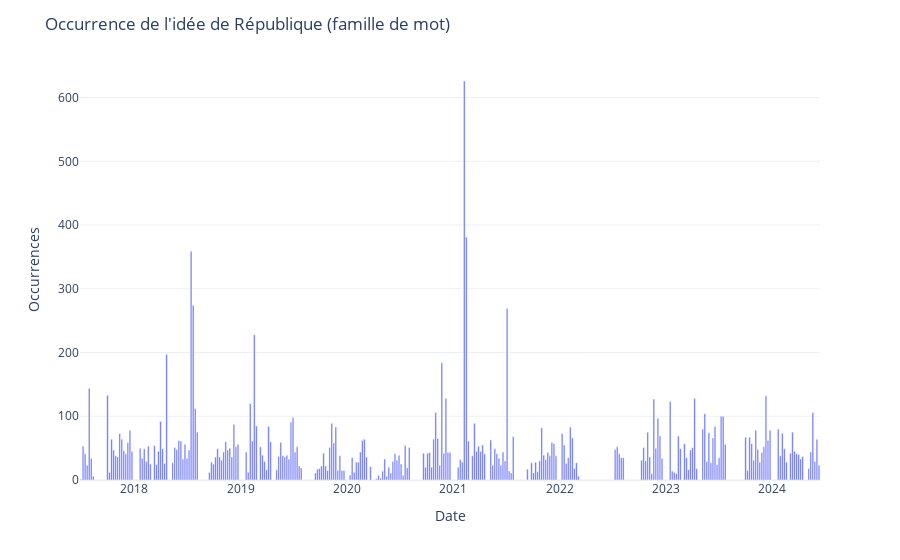

Notebook code for this chart:
### Markdown cell above
#### Sur corpus intégrale par semaine

### Code cell
fig_time = px.bar(df.resample("W", on="dateSeance_day").size())

fig_time.update_layout(
    title="Occurrence de l'idée de République (famille de mot)",  # ajouter un titre
    xaxis_title="Date",
    yaxis_title="Occurrences",  # renommer les étiquettes d'axes
    template="plotly_white",  # changer le style du graphique
    showlegend=False,
)  # masquer la légende

# Afficher le graphique
fig_time.show()

### Figure 1 — Plotly figure (JSON) as saved in the notebook; plotly's stock layout.template omitted (floating-point values rounded to 4 significant figures; data arrays with more than 128 entries replaced by an {"elided": "..."} marker saying what was removed)
{"data": [{"alignmentgroup": "True", "hovertemplate": "variable=0<br>dateSeance_day=%{x}<br>value=%{y}<extra></extra>", "legendgroup": "0", "marker": {"color": "#636efa", "pattern": {"shape": ""}}, "name": "0", "offsetgroup": "0", "orientation": "v", "showlegend": true, "textposition": "auto", "type": "bar", "x": {"elided": "363 str values"}, "xaxis": "x", "y": {"elided": "363 int values"}, "yaxis": "y"}], "layout": {"barmode": "relative", "legend": {"title": {"text": "variable"}, "tracegroupgap": 0}, "margin": {"t": 60}, "showlegend": false, "title": {"text": "Occurrence de l'idée de République (famille de mot)"}, "xaxis": {"anchor": "y", "domain": [0, 1], "title": {"text": "Date"}}, "yaxis": {"anchor": "x", "domain": [0, 1], "title": {"text": "Occurrences"}}}}
